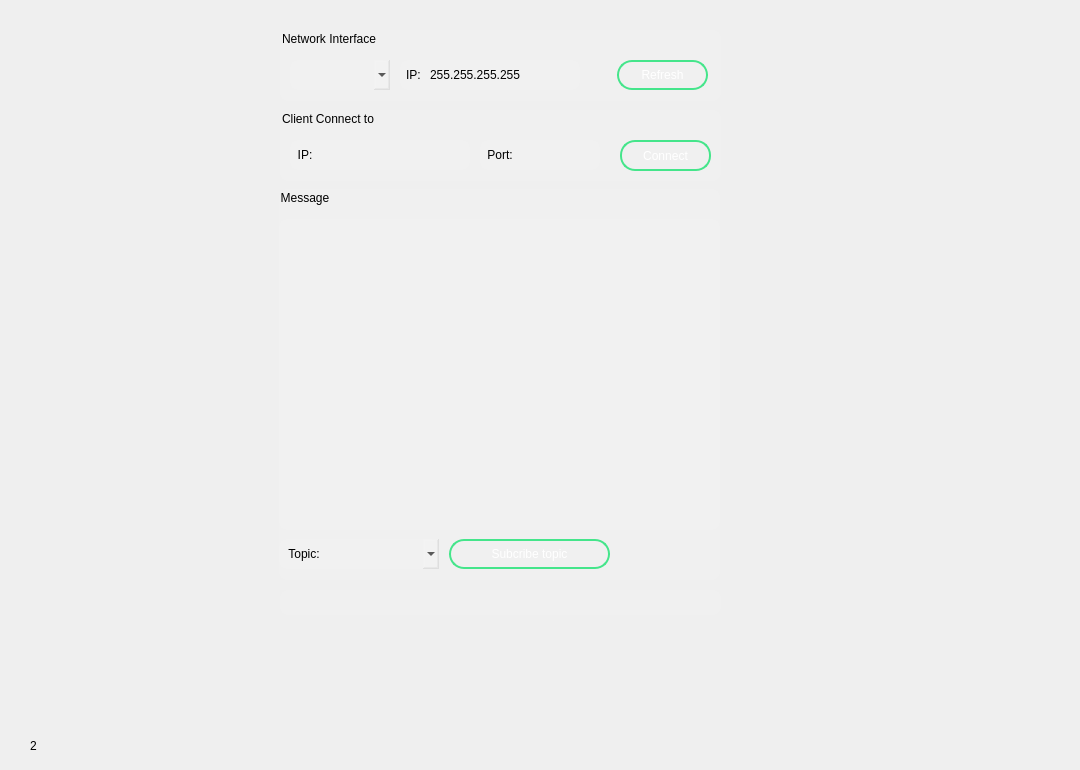
    <widget class="QWidget" name="page_2">
     <widget class="QPushButton" name="pushButton_page2B">
      <property name="geometry">
       <rect>
        <x>0</x>
        <y>0</y>
        <width>41</width>
        <height>751</height>
       </rect>
      </property>
      <property name="styleSheet">
       <string notr="true">image: url(:/NextAndBack/back.png);
background-color: rgba(255, 255, 255, 0);
border:  0px;</string>
      </property>
      <property name="text">
       <string/>
      </property>
     </widget>
     <widget class="QPushButton" name="pushButton_page2N">
      <property name="geometry">
       <rect>
        <x>1030</x>
        <y>0</y>
        <width>41</width>
        <height>751</height>
       </rect>
      </property>
      <property name="styleSheet">
       <string notr="true">image: url(:/NextAndBack/next.png);
background-color: rgba(255, 255, 255, 0);
border:  0px;</string>
      </property>
      <property name="text">
       <string/>
      </property>
     </widget>
     <widget class="QGroupBox" name="groupBox_2">
      <property name="geometry">
       <rect>
        <x>280</x>
        <y>30</y>
        <width>441</width>
        <height>71</height>
       </rect>
      </property>
      <property name="styleSheet">
       <string notr="true">border-radius: 8px;
background-color: rgba(243, 243, 243, 30)</string>
      </property>
      <property name="title">
       <string>Network Interface</string>
      </property>
      <widget class="QComboBox" name="comboBox_Interface">
       <property name="geometry">
        <rect>
         <x>10</x>
         <y>30</y>
         <width>100</width>
         <height>30</height>
        </rect>
       </property>
       <property name="sizePolicy">
        <sizepolicy hsizetype="Preferred" vsizetype="Fixed">
         <horstretch>0</horstretch>
         <verstretch>0</verstretch>
        </sizepolicy>
       </property>
       <property name="minimumSize">
        <size>
         <width>100</width>
         <height>0</height>
        </size>
       </property>
       <property name="maximumSize">
        <size>
         <width>200</width>
         <height>16777215</height>
        </size>
       </property>
      </widget>
      <widget class="QLabel" name="label_4">
       <property name="geometry">
        <rect>
         <x>120</x>
         <y>30</y>
         <width>30</width>
         <height>30</height>
        </rect>
       </property>
       <property name="styleSheet">
        <string notr="true">border-top-right-radius: 0px;
border-bottom-right-radius: 0px;</string>
       </property>
       <property name="text">
        <string>IP: </string>
       </property>
       <property name="alignment">
        <set>Qt::AlignCenter</set>
       </property>
      </widget>
      <widget class="QLabel" name="label_LocalIP">
       <property name="geometry">
        <rect>
         <x>150</x>
         <y>30</y>
         <width>150</width>
         <height>30</height>
        </rect>
       </property>
       <property name="styleSheet">
        <string notr="true">border-top-left-radius: 0px;
border-bottom-left-radius: 0px;</string>
       </property>
       <property name="text">
        <string>255.255.255.255</string>
       </property>
      </widget>
      <widget class="QPushButton" name="button_Refresh">
       <property name="geometry">
        <rect>
         <x>337</x>
         <y>30</y>
         <width>91</width>
         <height>30</height>
        </rect>
       </property>
       <property name="styleSheet">
        <string notr="true">border-radius: 15px;
color: rgb(255, 255, 255);
font: 25 13pt &quot;Calibri Light&quot;;
border:  2px solid rgb(69, 229, 139);
background-color: rgba(255, 255, 255, 0);</string>
       </property>
       <property name="text">
        <string>Refresh</string>
       </property>
      </widget>
     </widget>
     <widget class="QGroupBox" name="groupBox_message">
      <property name="geometry">
       <rect>
        <x>279</x>
        <y>189</y>
        <width>441</width>
        <height>391</height>
       </rect>
      </property>
      <property name="styleSheet">
       <string notr="true">border-radius: 8px;
background-color: rgba(243, 243, 243, 30)</string>
      </property>
      <property name="title">
       <string>Message</string>
      </property>
      <widget class="QTextBrowser" name="textBrowser_TcpClientMessage">
       <property name="geometry">
        <rect>
         <x>0</x>
         <y>30</y>
         <width>441</width>
         <height>311</height>
        </rect>
       </property>
       <property name="styleSheet">
        <string notr="true">border-radius: 8px;
</string>
       </property>
      </widget>
      <widget class="QLabel" name="label_topic">
       <property name="geometry">
        <rect>
         <x>0</x>
         <y>350</y>
         <width>50</width>
         <height>30</height>
        </rect>
       </property>
       <property name="styleSheet">
        <string notr="true">border-top-right-radius: 0px;
border-bottom-right-radius: 0px;</string>
       </property>
       <property name="text">
        <string>Topic:</string>
       </property>
       <property name="alignment">
        <set>Qt::AlignCenter</set>
       </property>
      </widget>
      <widget class="QComboBox" name="comboBox_topic">
       <property name="geometry">
        <rect>
         <x>50</x>
         <y>350</y>
         <width>110</width>
         <height>30</height>
        </rect>
       </property>
       <property name="styleSheet">
        <string notr="true">border-top-left-radius: 0px;
border-bottom-left-radius: 0px;</string>
       </property>
       <property name="editable">
        <bool>false</bool>
       </property>
      </widget>
      <widget class="QPushButton" name="button_TcpClientSend">
       <property name="geometry">
        <rect>
         <x>170</x>
         <y>350</y>
         <width>161</width>
         <height>30</height>
        </rect>
       </property>
       <property name="styleSheet">
        <string notr="true">border-radius: 15px;
color: rgb(255, 255, 255);
font: 25 14pt &quot;Calibri Light&quot;;
border:  2px solid rgb(69, 229, 139);
background-color: rgba(255, 255, 255, 0);</string>
       </property>
       <property name="text">
        <string>Subcribe topic</string>
       </property>
      </widget>
     </widget>
     <widget class="QGroupBox" name="groupBox_clientConnect">
      <property name="geometry">
       <rect>
        <x>280</x>
        <y>110</y>
        <width>441</width>
        <height>71</height>
       </rect>
      </property>
      <property name="styleSheet">
       <string notr="true">border-radius: 8px;
background-color: rgba(243, 243, 243, 30)</string>
      </property>
      <property name="title">
       <string>Client Connect to</string>
      </property>
      <widget class="QLabel" name="label_targetIP">
       <property name="geometry">
        <rect>
         <x>10</x>
         <y>30</y>
         <width>30</width>
         <height>30</height>
        </rect>
       </property>
       <property name="sizePolicy">
        <sizepolicy hsizetype="Preferred" vsizetype="Preferred">
         <horstretch>0</horstretch>
         <verstretch>0</verstretch>
        </sizepolicy>
       </property>
       <property name="minimumSize">
        <size>
         <width>0</width>
         <height>0</height>
        </size>
       </property>
       <property name="baseSize">
        <size>
         <width>0</width>
         <height>0</height>
        </size>
       </property>
       <property name="styleSheet">
        <string notr="true">border-top-right-radius: 0px;
border-bottom-right-radius: 0px;</string>
       </property>
       <property name="text">
        <string>IP:</string>
       </property>
       <property name="alignment">
        <set>Qt::AlignCenter</set>
       </property>
      </widget>
      <widget class="QLineEdit" name="lineEdit_TcpClientTargetIP">
       <property name="geometry">
        <rect>
         <x>40</x>
         <y>30</y>
         <width>150</width>
         <height>30</height>
        </rect>
       </property>
       <property name="minimumSize">
        <size>
         <width>150</width>
         <height>0</height>
        </size>
       </property>
       <property name="maximumSize">
        <size>
         <width>200</width>
         <height>16777215</height>
        </size>
       </property>
       <property name="styleSheet">
        <string notr="true">border-top-left-radius: 0px;
border-bottom-left-radius: 0px;</string>
       </property>
      </widget>
      <widget class="QLabel" name="label_targetPort">
       <property name="geometry">
        <rect>
         <x>200</x>
         <y>30</y>
         <width>40</width>
         <height>30</height>
        </rect>
       </property>
       <property name="sizePolicy">
        <sizepolicy hsizetype="Preferred" vsizetype="Preferred">
         <horstretch>0</horstretch>
         <verstretch>0</verstretch>
        </sizepolicy>
       </property>
       <property name="minimumSize">
        <size>
         <width>0</width>
         <height>0</height>
        </size>
       </property>
       <property name="styleSheet">
        <string notr="true">border-top-right-radius: 0px;
border-bottom-right-radius: 0px;</string>
       </property>
       <property name="text">
        <string>Port:</string>
       </property>
       <property name="alignment">
        <set>Qt::AlignCenter</set>
       </property>
      </widget>
      <widget class="QLineEdit" name="lineEdit_TcpClientTargetPort">
       <property name="geometry">
        <rect>
         <x>240</x>
         <y>30</y>
         <width>80</width>
         <height>30</height>
        </rect>
       </property>
       <property name="minimumSize">
        <size>
         <width>80</width>
         <height>0</height>
        </size>
       </property>
       <property name="maximumSize">
        <size>
         <width>80</width>
         <height>16777215</height>
        </size>
       </property>
       <property name="styleSheet">
        <string notr="true">border-top-left-radius: 0px;
border-bottom-left-radius: 0px;</string>
       </property>
      </widget>
      <widget class="QPushButton" name="button_TcpClient">
       <property name="geometry">
        <rect>
         <x>340</x>
         <y>30</y>
         <width>91</width>
         <height>31</height>
        </rect>
       </property>
       <property name="styleSheet">
        <string notr="true">border-radius: 15px;
color: rgb(255, 255, 255);
font: 25 13pt &quot;Calibri Light&quot;;
border:  2px solid rgb(69, 229, 139);
background-color: rgba(255, 255, 255, 0);</string>
       </property>
       <property name="text">
        <string>Connect</string>
       </property>
      </widget>
     </widget>
     <widget class="QLineEdit" name="lineEdit_TcpClientSend">
      <property name="geometry">
       <rect>
        <x>280</x>
        <y>590</y>
        <width>441</width>
        <height>25</height>
       </rect>
      </property>
      <property name="minimumSize">
       <size>
        <width>241</width>
        <height>25</height>
       </size>
      </property>
      <property name="styleSheet">
       <string notr="true">border-radius: 8px;
background-color: rgba(243, 243, 243, 30)</string>
      </property>
     </widget>
     <widget class="QLabel" name="label_2">
      <property name="geometry">
       <rect>
        <x>30</x>
        <y>730</y>
        <width>121</width>
        <height>31</height>
       </rect>
      </property>
      <property name="styleSheet">
       <string notr="true"/>
      </property>
      <property name="text">
       <string>2</string>
      </property>
     </widget>
    </widget>
